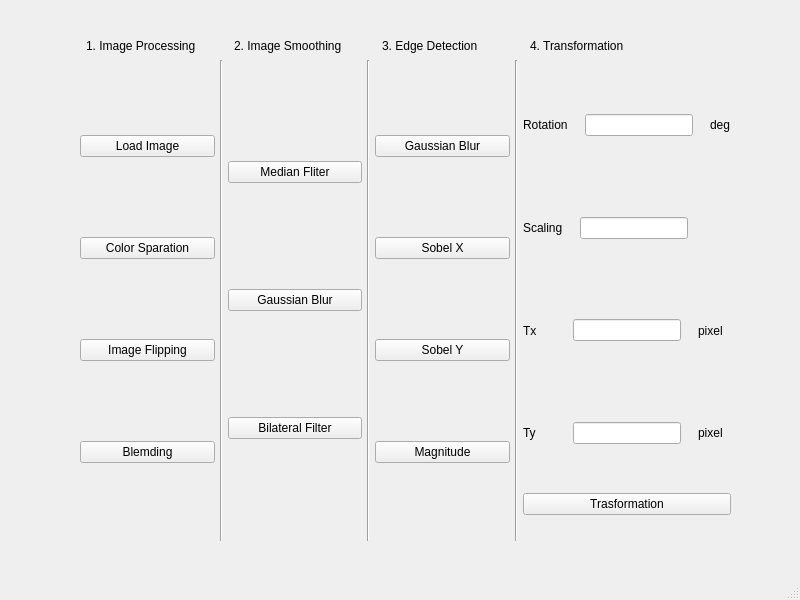
<?xml version="1.0" encoding="UTF-8"?>
<ui version="4.0">
 <class>MainWindow</class>
 <widget class="QMainWindow" name="MainWindow">
  <property name="geometry">
   <rect>
    <x>0</x>
    <y>0</y>
    <width>800</width>
    <height>600</height>
   </rect>
  </property>
  <property name="windowTitle">
   <string>MainWindow</string>
  </property>
  <widget class="QWidget" name="centralwidget">
   <widget class="QWidget" name="horizontalLayoutWidget">
    <property name="geometry">
     <rect>
      <x>60</x>
      <y>60</y>
      <width>691</width>
      <height>481</height>
     </rect>
    </property>
    <layout class="QHBoxLayout" name="horizontalLayout" stretch="0,0,0,0,0,0,0">
     <property name="spacing">
      <number>5</number>
     </property>
     <property name="sizeConstraint">
      <enum>QLayout::SetDefaultConstraint</enum>
     </property>
     <property name="leftMargin">
      <number>20</number>
     </property>
     <property name="rightMargin">
      <number>20</number>
     </property>
     <item>
      <layout class="QVBoxLayout" name="verticalLayout_2" stretch="0,0,0,0">
       <item>
        <widget class="QPushButton" name="b11">
         <property name="text">
          <string>Load Image</string>
         </property>
        </widget>
       </item>
       <item>
        <widget class="QPushButton" name="b12">
         <property name="text">
          <string>Color Sparation</string>
         </property>
        </widget>
       </item>
       <item>
        <widget class="QPushButton" name="b13">
         <property name="text">
          <string>Image Flipping</string>
         </property>
        </widget>
       </item>
       <item>
        <widget class="QPushButton" name="b14">
         <property name="text">
          <string>Blemding</string>
         </property>
        </widget>
       </item>
      </layout>
     </item>
     <item>
      <widget class="Line" name="line">
       <property name="orientation">
        <enum>Qt::Vertical</enum>
       </property>
      </widget>
     </item>
     <item>
      <layout class="QVBoxLayout" name="verticalLayout_3">
       <item>
        <widget class="QPushButton" name="b21">
         <property name="text">
          <string>Median Fliter</string>
         </property>
        </widget>
       </item>
       <item>
        <widget class="QPushButton" name="b22">
         <property name="text">
          <string>Gaussian Blur</string>
         </property>
        </widget>
       </item>
       <item>
        <widget class="QPushButton" name="b23">
         <property name="text">
          <string>Bilateral Filter</string>
         </property>
        </widget>
       </item>
      </layout>
     </item>
     <item>
      <widget class="Line" name="line_2">
       <property name="orientation">
        <enum>Qt::Vertical</enum>
       </property>
      </widget>
     </item>
     <item>
      <layout class="QVBoxLayout" name="verticalLayout">
       <item>
        <widget class="QPushButton" name="b31">
         <property name="text">
          <string>Gaussian Blur</string>
         </property>
        </widget>
       </item>
       <item>
        <widget class="QPushButton" name="b32">
         <property name="text">
          <string>Sobel X</string>
         </property>
        </widget>
       </item>
       <item>
        <widget class="QPushButton" name="b33">
         <property name="text">
          <string>Sobel Y</string>
         </property>
        </widget>
       </item>
       <item>
        <widget class="QPushButton" name="b34">
         <property name="text">
          <string>Magnitude</string>
         </property>
        </widget>
       </item>
      </layout>
     </item>
     <item>
      <widget class="Line" name="line_3">
       <property name="orientation">
        <enum>Qt::Vertical</enum>
       </property>
      </widget>
     </item>
     <item>
      <layout class="QVBoxLayout" name="verticalLayout_4" stretch="0,0,0,0,0">
       <property name="spacing">
        <number>17</number>
       </property>
       <property name="leftMargin">
        <number>0</number>
       </property>
       <property name="topMargin">
        <number>22</number>
       </property>
       <property name="bottomMargin">
        <number>26</number>
       </property>
       <item>
        <layout class="QHBoxLayout" name="horizontalLayout_3">
         <item>
          <widget class="QLabel" name="label_5">
           <property name="sizePolicy">
            <sizepolicy hsizetype="Fixed" vsizetype="Preferred">
             <horstretch>0</horstretch>
             <verstretch>0</verstretch>
            </sizepolicy>
           </property>
           <property name="text">
            <string>Rotation</string>
           </property>
          </widget>
         </item>
         <item>
          <widget class="QLineEdit" name="line1">
           <property name="sizePolicy">
            <sizepolicy hsizetype="Preferred" vsizetype="Fixed">
             <horstretch>0</horstretch>
             <verstretch>0</verstretch>
            </sizepolicy>
           </property>
          </widget>
         </item>
         <item>
          <widget class="QLabel" name="label_14">
           <property name="text">
            <string>deg</string>
           </property>
          </widget>
         </item>
        </layout>
       </item>
       <item>
        <layout class="QHBoxLayout" name="horizontalLayout_6">
         <item>
          <widget class="QLabel" name="label_8">
           <property name="sizePolicy">
            <sizepolicy hsizetype="Preferred" vsizetype="Preferred">
             <horstretch>7</horstretch>
             <verstretch>0</verstretch>
            </sizepolicy>
           </property>
           <property name="text">
            <string>Scaling</string>
           </property>
          </widget>
         </item>
         <item>
          <widget class="QLineEdit" name="line2">
           <property name="sizePolicy">
            <sizepolicy hsizetype="Preferred" vsizetype="Fixed">
             <horstretch>0</horstretch>
             <verstretch>0</verstretch>
            </sizepolicy>
           </property>
          </widget>
         </item>
         <item>
          <widget class="QLabel" name="label_11">
           <property name="sizePolicy">
            <sizepolicy hsizetype="Preferred" vsizetype="Preferred">
             <horstretch>13</horstretch>
             <verstretch>0</verstretch>
            </sizepolicy>
           </property>
           <property name="text">
            <string/>
           </property>
          </widget>
         </item>
        </layout>
       </item>
       <item>
        <layout class="QHBoxLayout" name="horizontalLayout_8">
         <item>
          <widget class="QLabel" name="label_10">
           <property name="text">
            <string>Tx</string>
           </property>
          </widget>
         </item>
         <item>
          <widget class="QLineEdit" name="line3">
           <property name="sizePolicy">
            <sizepolicy hsizetype="Preferred" vsizetype="Fixed">
             <horstretch>0</horstretch>
             <verstretch>0</verstretch>
            </sizepolicy>
           </property>
          </widget>
         </item>
         <item>
          <widget class="QLabel" name="label_12">
           <property name="text">
            <string>pixel</string>
           </property>
          </widget>
         </item>
        </layout>
       </item>
       <item>
        <layout class="QHBoxLayout" name="horizontalLayout_7">
         <item>
          <widget class="QLabel" name="label_9">
           <property name="text">
            <string>Ty</string>
           </property>
          </widget>
         </item>
         <item>
          <widget class="QLineEdit" name="line4">
           <property name="sizePolicy">
            <sizepolicy hsizetype="Preferred" vsizetype="Fixed">
             <horstretch>0</horstretch>
             <verstretch>0</verstretch>
            </sizepolicy>
           </property>
          </widget>
         </item>
         <item>
          <widget class="QLabel" name="label_13">
           <property name="text">
            <string>pixel</string>
           </property>
          </widget>
         </item>
        </layout>
       </item>
       <item>
        <widget class="QPushButton" name="b41">
         <property name="text">
          <string>Trasformation</string>
         </property>
        </widget>
       </item>
      </layout>
     </item>
    </layout>
   </widget>
   <widget class="QWidget" name="horizontalLayoutWidget_2">
    <property name="geometry">
     <rect>
      <x>60</x>
      <y>-30</y>
      <width>691</width>
      <height>151</height>
     </rect>
    </property>
    <layout class="QHBoxLayout" name="horizontalLayout_2">
     <property name="spacing">
      <number>10</number>
     </property>
     <property name="leftMargin">
      <number>26</number>
     </property>
     <property name="topMargin">
      <number>0</number>
     </property>
     <property name="rightMargin">
      <number>83</number>
     </property>
     <item>
      <widget class="QLabel" name="label">
       <property name="text">
        <string>1. Image Processing</string>
       </property>
      </widget>
     </item>
     <item>
      <widget class="QLabel" name="label_2">
       <property name="text">
        <string>2. Image Smoothing</string>
       </property>
      </widget>
     </item>
     <item>
      <widget class="QLabel" name="label_3">
       <property name="text">
        <string>3. Edge Detection</string>
       </property>
      </widget>
     </item>
     <item>
      <widget class="QLabel" name="label_4">
       <property name="text">
        <string>4. Transformation</string>
       </property>
      </widget>
     </item>
    </layout>
   </widget>
  </widget>
  <widget class="QMenuBar" name="menubar">
   <property name="geometry">
    <rect>
     <x>0</x>
     <y>0</y>
     <width>800</width>
     <height>21</height>
    </rect>
   </property>
  </widget>
  <widget class="QStatusBar" name="statusbar"/>
 </widget>
 <tabstops>
  <tabstop>b33</tabstop>
  <tabstop>b34</tabstop>
  <tabstop>b11</tabstop>
  <tabstop>b13</tabstop>
  <tabstop>b14</tabstop>
  <tabstop>b21</tabstop>
  <tabstop>b22</tabstop>
  <tabstop>b23</tabstop>
  <tabstop>b12</tabstop>
  <tabstop>b32</tabstop>
  <tabstop>b31</tabstop>
  <tabstop>lineEdit_2</tabstop>
  <tabstop>lineEdit_3</tabstop>
  <tabstop>line2</tabstop>
  <tabstop>line4</tabstop>
  <tabstop>line3</tabstop>
  <tabstop>b41</tabstop>
 </tabstops>
 <resources/>
 <connections/>
</ui>
